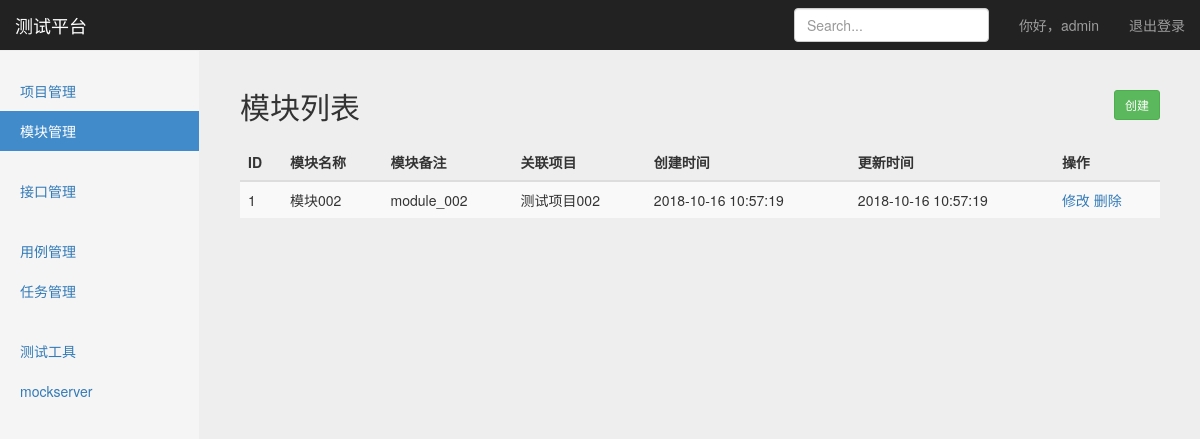
The page /project/project_module/ (signed in) on the database as committed earlier.
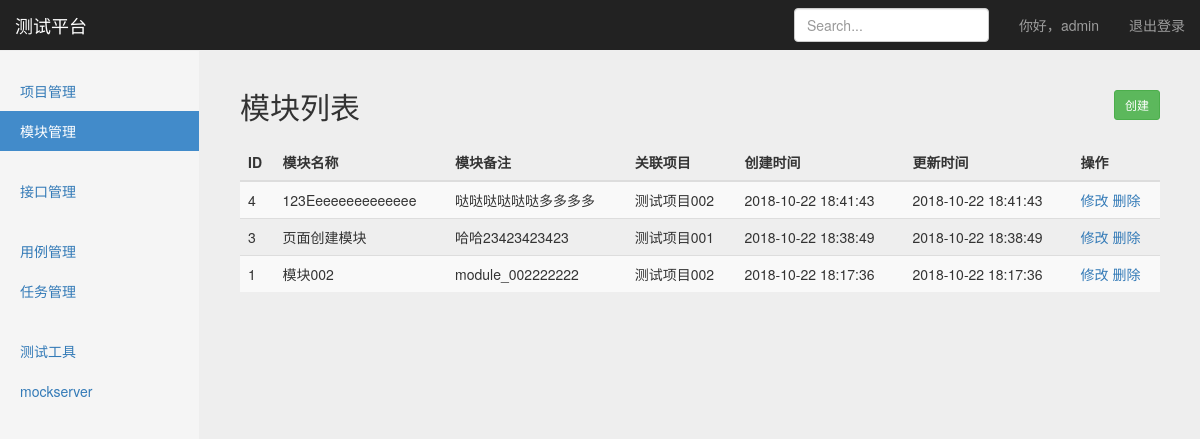
The same page on the database as committed later.
### project_app/models.py (models this page shows, shortened)
class Module(models.Model):
	project = models.ForeignKey(Project, on_delete=models.CASCADE)
	name = models.CharField('名称', max_length=100, blank=False, default='')
	describe = models.TextField('备注', default='')
	create_time = models.DateTimeField('创建时间', auto_now=True)
	update_time = models.DateTimeField('更新时间', auto_now=True)

class Project(models.Model):
	name = models.CharField('名称', max_length=100, blank=False, null=True)
	describe = models.TextField('备注', default='')
	status = models.BooleanField('状态', default=True)
	create_time = models.DateTimeField('创建时间', auto_now=True)
	update_time = models.DateTimeField('更新时间', auto_now=True)
	def __str__(self):
		return self.name

### project_app/views/project_module_views.py (the view)
# urls.py: path('project_module/', project_module_views.project_module), #模块管理
@login_required
def project_module(request):
	username = request.session.get('user', '')  # 用session
	modules = Module.objects.order_by('-update_time')  # 查出项目模块，并按照更新时间倒序
	return render(request, 'project_module/project_module.html', {
		'user': username,
		'modules': modules,
		'type': 'list'
	})

### templates/project_module/project_module.html (shortened to what this page needs)
{% extends 'base.html' %}
{% block head %}
    <div class="container-fluid">
      <div class="row">
        <div class="col-sm-3 col-md-2 sidebar">
          <ul class="nav nav-sidebar">
            <li><a href="/project/project_manage/">项目管理</a></li>
            <li class="active"><a href="/project/project_module/">模块管理</a></li>
          </ul>
          <ul class="nav nav-sidebar">
            <li><a href="">接口管理</a></li>
          </ul>
          <ul class="nav nav-sidebar">
            <li><a href="">用例管理</a></li>
            <li><a href="">任务管理</a></li>
          </ul>
          <ul class="nav nav-sidebar">
            <li><a href="">测试工具</a></li>
            <li><a href="">mockserver</a></li>
          </ul>
        </div>
        {% if type == 'list' %}
          <div class="col-sm-9 col-sm-offset-3 col-md-10 col-md-offset-2 main">
          <h2 class="sub-header">模块列表
              <button type="button" onclick="window.location.href='/project/project_module_create/'" class="btn btn-sm btn-success" style="float:right">创建</button>
          </h2>
          <div class="table-responsive">
            <table class="table table-striped">
              <thead>
                <tr>
                  <th>ID</th>
                  <th>模块名称</th>
                  <th>模块备注</th>
                  <th>关联项目</th>
                  <th>创建时间</th>
                  <th>更新时间</th>
                  <th>操作</th>
                </tr>
              </thead>
              <tbody>
                {% for module in modules %}
                <tr>
                  <td>{{ module.id }}</td>
                  <td>{{ module.name }}</td>
                  <td>{{ module.describe }}</td>
                  <td>{{ module.project }}</td>
                  <td>{{ module.create_time|date:"Y-m-d H:i:s" }}</td>
                  <td>{{ module.update_time|date:"Y-m-d H:i:s" }}</td>
                  <td>
                      <a href="/project/project_module_update/{{ module.id }}/">修改</a>
                      <a href="/project/project_module_delete/{{ module.id }}/">删除</a>
                  </td>
                </tr>
                {% endfor %}
              </tbody>
            </table>
          </div>
        </div>
        {% endif %}
      </div>
    </div>
{% endblock %}

Rows that differ between the two databases and show on the page:
added Module: id "4", name "123Eeeeeeeeeeeeee", describe "哒哒哒哒哒哒多多多多", project "测试项目002", create_time "2018-10-22 18:41:43", update_time "2018-10-22 18:41:43"
added Module: id "3", name "页面创建模块", describe "哈哈23423423423", project "测试项目001", create_time "2018-10-22 18:38:49", update_time "2018-10-22 18:38:49"
changed Module "模块002": describe "module_002" → "module_002222222"; create_time "2018-10-16 10:57:19" → "2018-10-22 18:17:36"; update_time "2018-10-16 10:57:19" → "2018-10-22 18:17:36"
